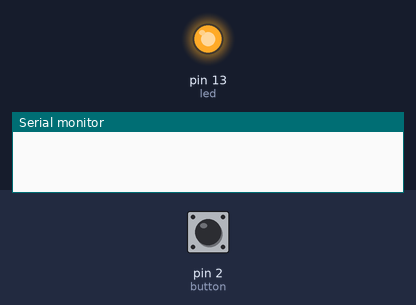
A sketch run on a simulated Arduino Uno, built with avr-gcc and run on an emulated ATmega328P. On the bench: output pins drawn as LEDs (lit = HIGH), the last lines printed to the serial monitor. The test bench sets the inputs (shaded band); at power-on: pin 2 (button) HIGH.

Above: at 1.2 s.
1.3 s: pin 2 (button) pulled LOW for 1 s
At 3.1 s:
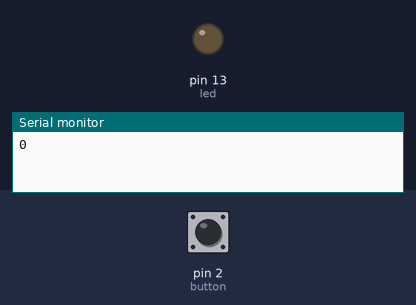
3.8 s: pin 2 (button) pulled LOW for 0.15 s
At 4.3 s:
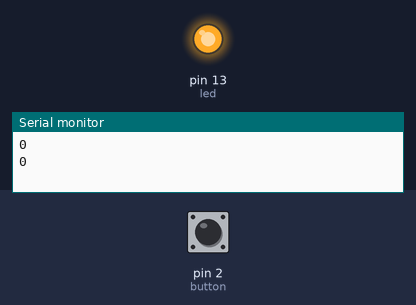
5.4 s: pin 2 (button) pulled LOW for 3.2 s
At 6.3 s:
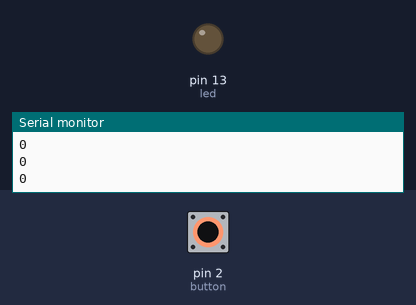
Timing chart, 0 to 8.4 s (numbered marks = the images above; inputs shaded):
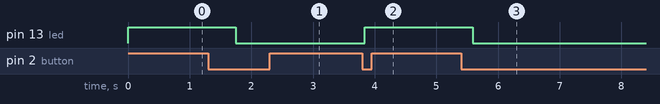

Measured:
- after the input at 1.3 s, pin 13 (led): HIGH → LOW after 0.45 s
- after the input at 3.8 s, pin 13 (led): LOW → HIGH at once
- after the input at 5.4 s, pin 13 (led): HIGH → LOW after 0.19 s

The sketch:

Lab2-2.ino
```cpp
const int button = 2;
const int led = 13;  //UNO內建LED
bool led_state = HIGH;
bool last_state = HIGH;
int buttonState;
unsigned long debounceDelay = 5;
unsigned long lastDebounceTime = 0;
int current_state;
void setup() {
  pinMode(button, INPUT_PULLUP);  //上拉
  pinMode(led, OUTPUT);
  digitalWrite(led, led_state);
  Serial.begin(115200);
}

void loop()
{
  current_state = digitalRead(button);
  if(current_state == HIGH)
  {
    last_state = current_state;
  }
  else if(current_state == LOW){

    if(current_state != last_state)
    {
      lastDebounceTime = millis();
      led_state != led_state;
      while(millis() - lastDebounceTime < debounceDelay)
      {
        digitalWrite(led, led_state);
      }
      if(millis() - lastDebounceTime > debounceDelay)
      {
        if(digitalRead(button) == current_state)
        {
          Serial.println(current_state);
          led_state != led_state;
          last_state = current_state;
          if(led_state == HIGH)
          {
            led_state = LOW;
          }
          else
          {
            led_state = HIGH;
          }
          digitalWrite(led, led_state);
        }
      }
    }
  }
}
```
